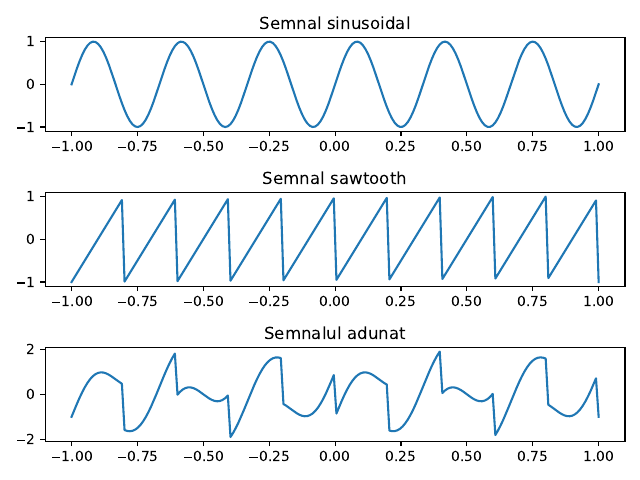

Write Python code to recreate this figure.
import numpy as np
import matplotlib.pyplot as plt
from scipy import signal

t = np.linspace(-1, 1, 200)

sinw = np.sin( 2* np.pi * 600 * t)
saww = signal.sawtooth(2 * np.pi * 5 * t)
ambele = sinw + saww

fig, ax = plt.subplots(3)
ax[0].plot(t, sinw)
ax[0].set_title('Semnal sinusoidal')
ax[1].plot(t, saww)
ax[1].set_title('Semnal sawtooth')
ax[2].plot(t, ambele)
ax[2].set_title('Semnalul adunat')

plt.tight_layout() # Se scrie peste fara
plt.savefig('ex4.pdf')
plt.show()